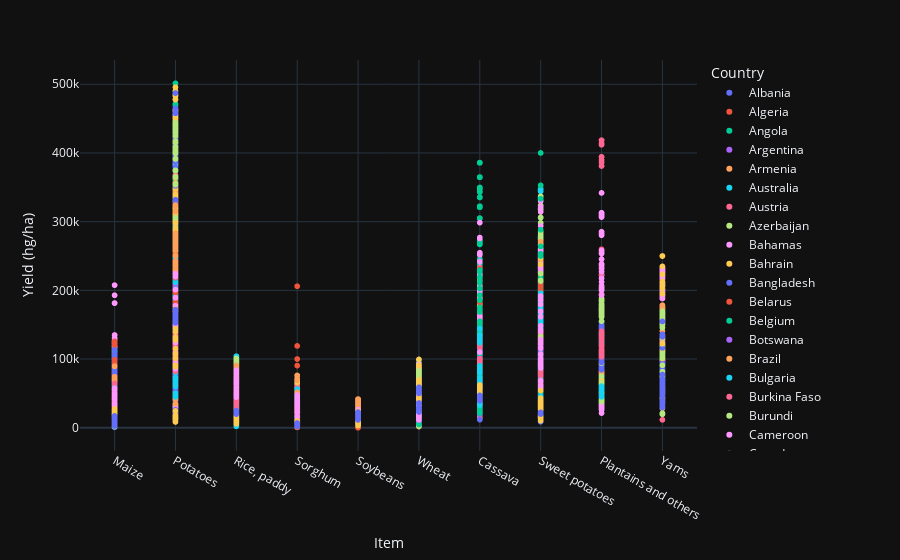

This figure's notebook cell:
### Code cell
px.scatter(data, x = 'Item', y = 'Yield (hg/ha)', color = 'Country', template = 'plotly_dark')
